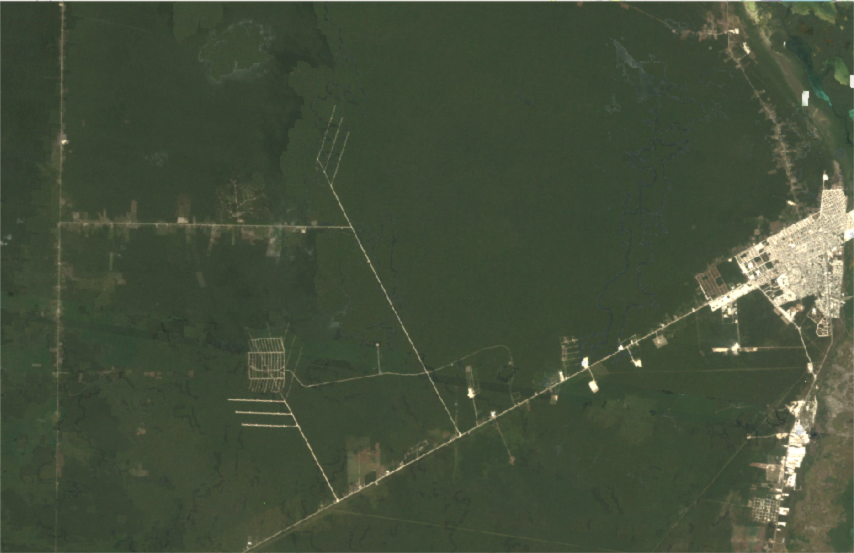
#> input picture App1/1985.png, 1708 x 1106 px (shown at 1/2 size)
$ jupyter execute deforestationAnalysis.ipynb   (shell and % lines are left out)
#> lines starting #> are read from the running program, lines starting #| are printed output that depends on the picture
[cell 1]
import cv2
import glob
import numpy as np
import matplotlib.pyplot as plt
plt.rcParams['image.cmap'] = 'gray'

# 1. Read Images

We will use images from year 1985, 1993, 2001 and 2011 in this example. Let us read the images and see how much difference we can perceive.

[cell 2]
# Reading first screenshot.
image1 = cv2.imread("./1985.png")
#> image1 is the input picture: shape (1106, 1708, 3); mean B, G, R 58.6, 79.3, 68.7
image2 = cv2.imread("./1993.png")
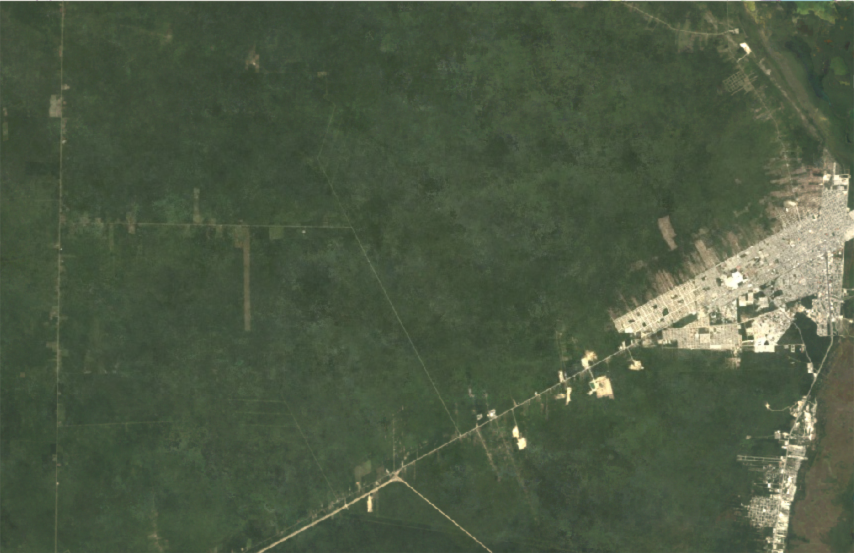
#> input picture App1/1993.png, 1708 x 1106 px (shown at 1/2 size)
#> image2 is the input picture: shape (1106, 1708, 3); mean B, G, R 67.6, 89.8, 77.3
image3 = cv2.imread("./2001.png")
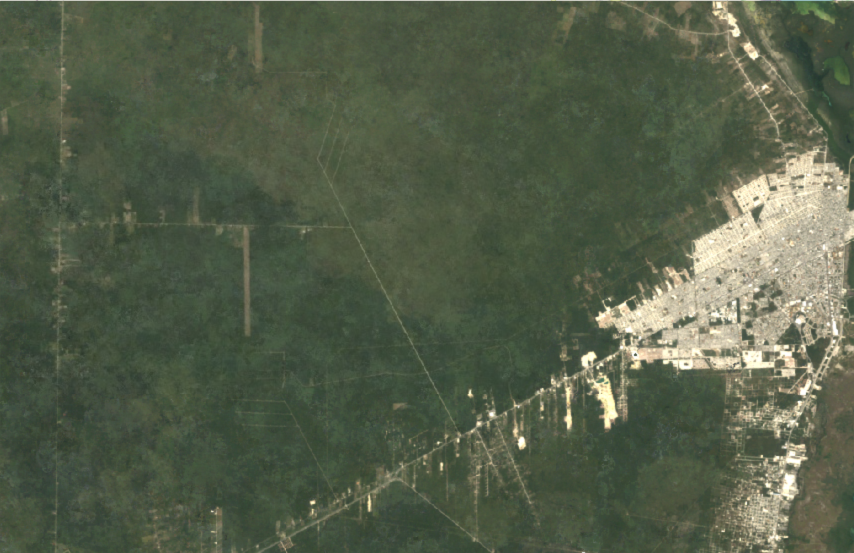
#> input picture App1/2001.png, 1708 x 1106 px (shown at 1/2 size)
#> image3 is the input picture: shape (1106, 1708, 3); mean B, G, R 73.7, 94.8, 85
image4 = cv2.imread("./2011.png")
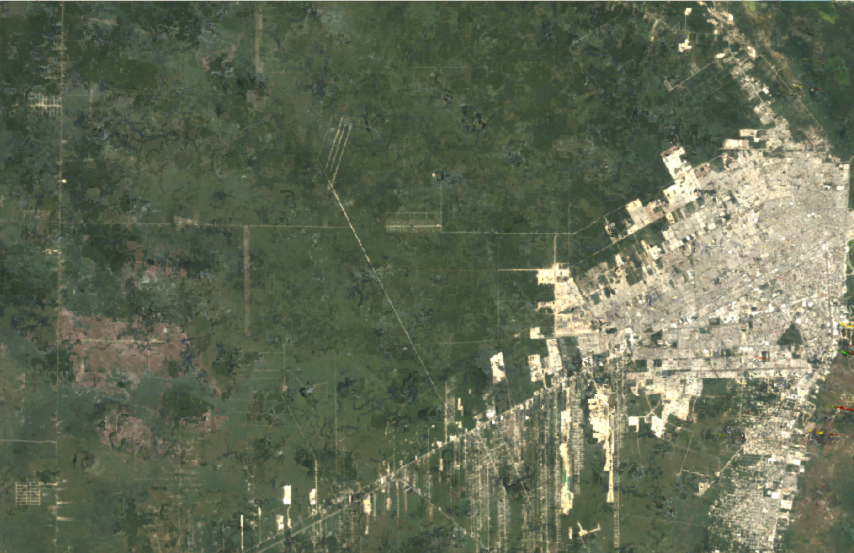
#> input picture App1/2011.png, 1708 x 1106 px (shown at 1/2 size)
#> image4 is the input picture: shape (1106, 1708, 3); mean B, G, R 84.8, 106.9, 98.7

fig = plt.figure(figsize=(20, 10))

ax = fig.add_subplot(2, 2, 1)
ax.set_title("1985")
plt.imshow(image1[:, :, ::-1])

ax = fig.add_subplot(2, 2, 2)
ax.set_title("1993")
plt.imshow(image2[:, :, ::-1])

ax = fig.add_subplot(2, 2, 3)
ax.set_title("2001")
plt.imshow(image3[:, :, ::-1])

ax = fig.add_subplot(2, 2, 4)
ax.set_title("2011")
plt.imshow(image4[:, :, ::-1]);

# 2. View Channels

We will check the channels for the year 1985 and 2011.

[cell 3]
b1, g1, r1 = cv2.split(image1)
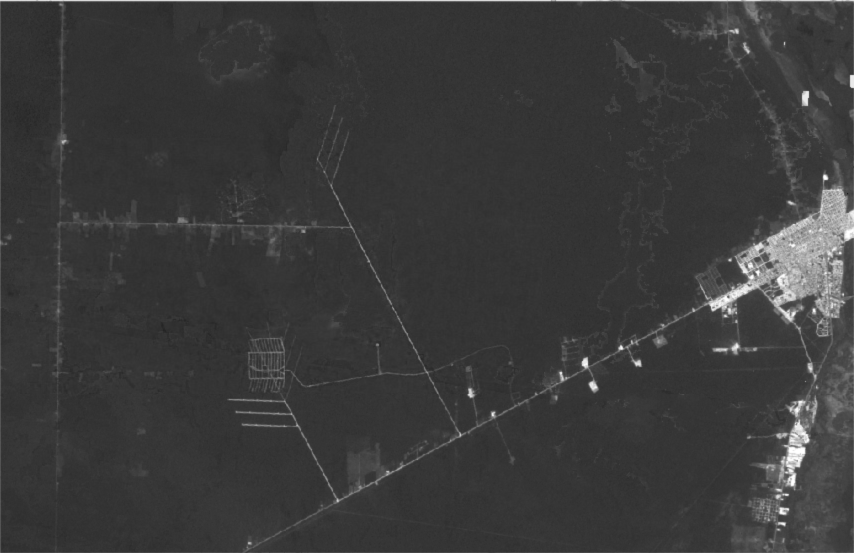
#> b1: shape (1106, 1708) (shown at 1/2 size); min 28, max 255, mean 58.6
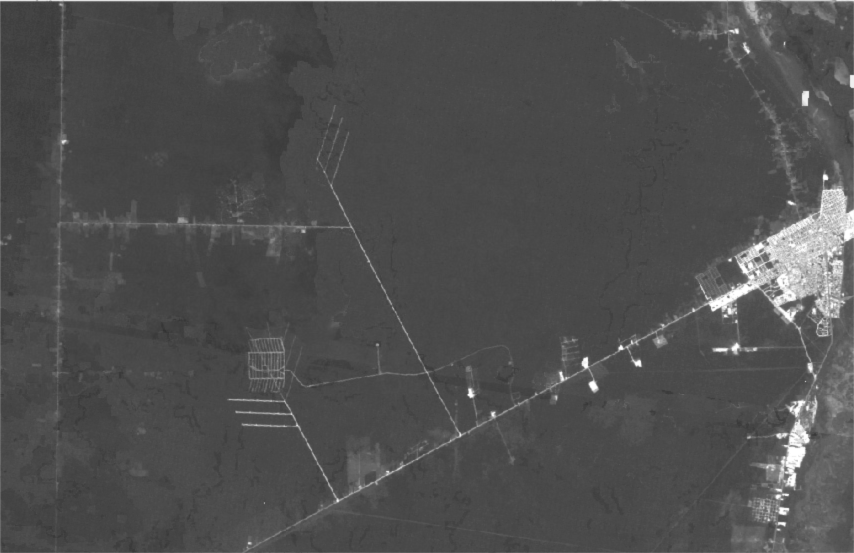
#> g1: shape (1106, 1708) (shown at 1/2 size); min 49, max 255, mean 79.3
b4, g4, r4 = cv2.split(image4)
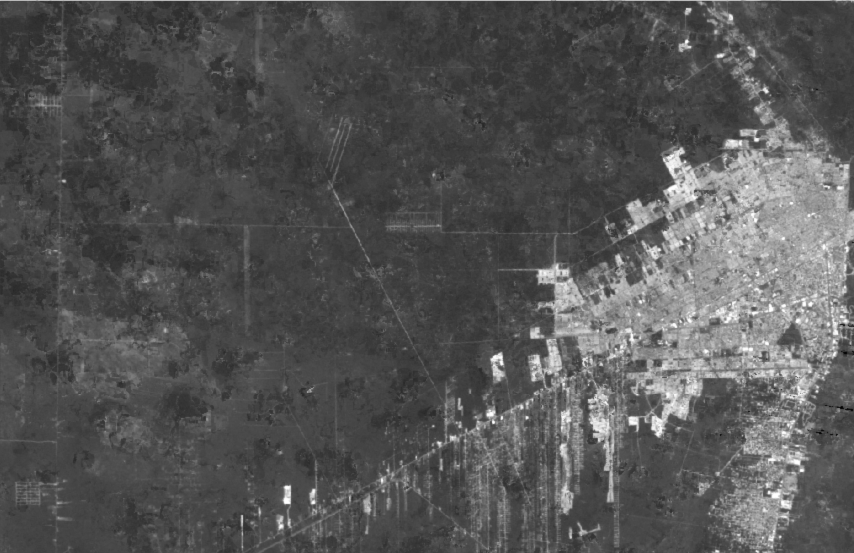
#> b4: shape (1106, 1708) (shown at 1/2 size); min 0, max 255, mean 84.8
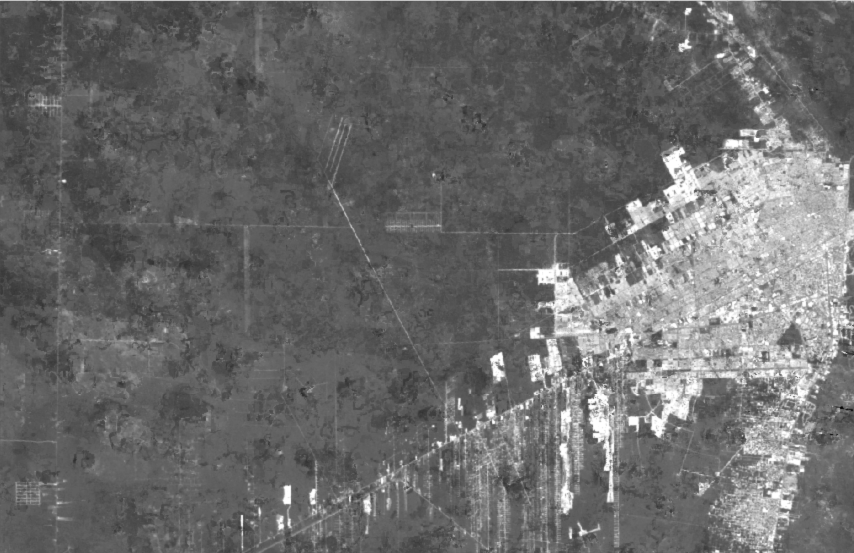
#> g4: shape (1106, 1708) (shown at 1/2 size); min 0, max 255, mean 106.9

# Show the channels.
plt.figure(figsize=(20, 15))
plt.subplot(331); plt.imshow(image1[:, :, ::-1]); plt.title("Original 1985")
plt.subplot(332); plt.imshow(image4[:, :, ::-1]); plt.title("Original 2011")

plt.subplot(334); plt.imshow(r1); plt.title("Red Channel - 1985")
plt.subplot(335); plt.imshow(g1); plt.title("Green Channel - 1985")
plt.subplot(336); plt.imshow(b1); plt.title("Blue Channel - 1985")

plt.subplot(337); plt.imshow(r4); plt.title("Red Channel - 2011")
plt.subplot(338); plt.imshow(g4); plt.title("Green Channel - 2011")
plt.subplot(339); plt.imshow(b4); plt.title("Blue Channel - 2011")
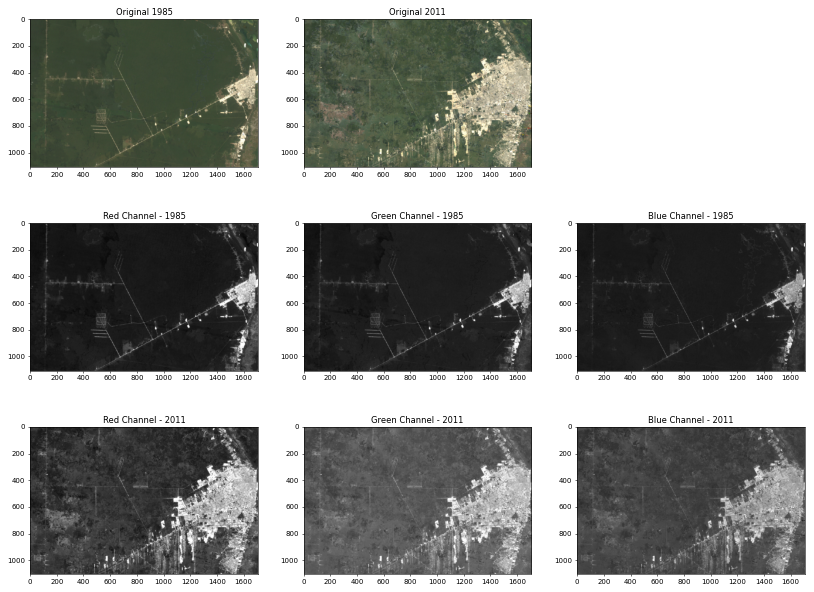
#> figure drawn by matplotlib, 8 panels

# 3. Find Image Histograms

The reason we are going to do this is that we want to pick the right values for our global threshold that we are going to be using after and, instead of going back and forth testing different values we can inspect the histogram to decide exactly the best values to use.

[cell 4]
def draw_image_histogram_bgr(image, title='', yscale='linear'):
    """Utility to plot bgr histograms for all color channels independently."""
#> called with title = '1985', yscale = 'linear'
    histB = cv2.calcHist([image], [0], None, [256], [0, 255])
#> histB = 256 values, max 279030 at index 53, min 0 at index 0, mean 7377.7
    histG = cv2.calcHist([image], [1], None, [256], [0, 255])
#> histG = 256 values, max 238306 at index 73, min 0 at index 0, mean 7369.1
    histR = cv2.calcHist([image], [2], None, [256], [0, 255])
#> histR = 256 values, max 174273 at index 61, min 0 at index 0, mean 7363.3

    # Plot the histogram for each channel
    fig = plt.figure(figsize=(20, 5))
    fig.suptitle(title)

    ax = fig.add_subplot(1, 3, 1)
    ax.set_yscale(yscale)
    plt.plot(histB, color='b', label='Blue')
    ax.grid()
    ax.legend()

    ax = fig.add_subplot(1, 3, 2)
    ax.set_yscale(yscale)
    plt.plot(histG, color='g', label='Green')
    ax.grid()
    ax.legend()

    ax = fig.add_subplot(1, 3, 3)
    ax.set_yscale(yscale)
    plt.plot(histR, color='r', label='Red')
    ax.grid()
    ax.legend()

# Calculate and draw the histograms for the images.
draw_image_histogram_bgr(image1, '1985')
draw_image_histogram_bgr(image4, '2011')
#> figure, not shown here; panel 1: curve peaks at x = 53, y = 279030; panel 2: curve peaks at x = 73, y = 238306; panel 3: curve peaks at x = 61, y = 174273
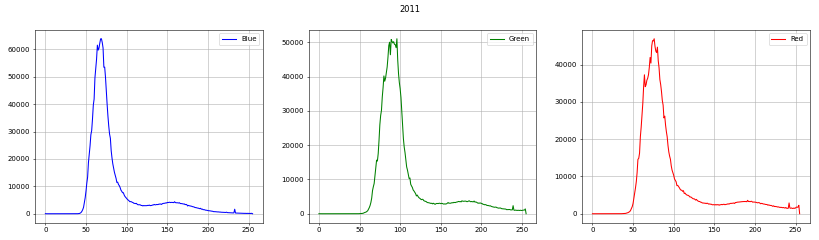
#> figure drawn by matplotlib, 3 panels; panel 1: curve peaks at x = 69, y = 63835; panel 2: curve peaks at x = 96, y = 51007; panel 3: curve peaks at x = 76, y = 46958

[cell 5]
# Display the Log plots.
draw_image_histogram_bgr(image1, '1985 - Log Plot', 'log')
draw_image_histogram_bgr(image4, '2011 - Log Plot', 'log')
#> figure, not shown here; panel 1: curve peaks at x = 53, y = 279030; panel 2: curve peaks at x = 73, y = 238306; panel 3: curve peaks at x = 61, y = 174273
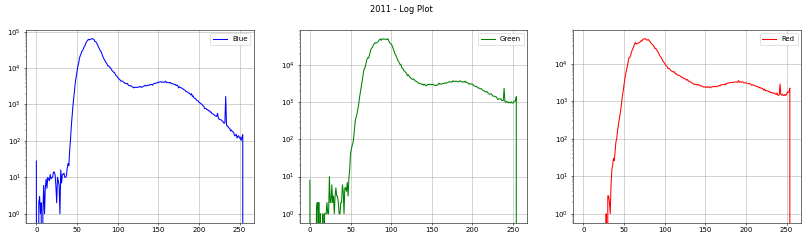
#> figure drawn by matplotlib, 3 panels; panel 1: curve peaks at x = 69, y = 63835; panel 2: curve peaks at x = 96, y = 51007; panel 3: curve peaks at x = 76, y = 46958
